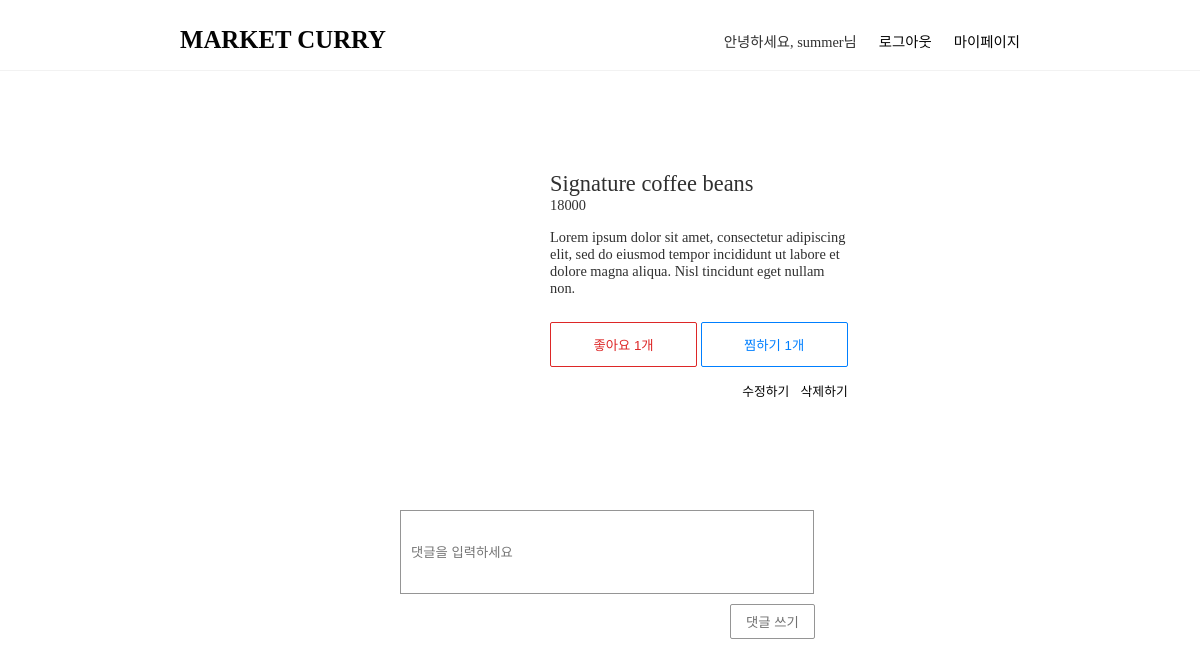
The page /detail/9 (signed in) on the database its author committed.
### app/models.py (models this page shows, shortened)
class Post(models.Model):
    title = models.CharField(max_length=200)
    img_url = models.TextField(null=True, blank=True)
    price = models.IntegerField(null=True, blank=True)
    content = models.TextField(null=True, blank=True)
    author = models.ForeignKey(User, on_delete=models.CASCADE, related_name='posts')

### app/views.py (the view, shortened to what this page needs)
# urls.py: path('detail/<int:post_pk>', views.detail, name="detail"),
@login_required(login_url='/registration/login')
def detail(request, post_pk):
    post = Post.objects.get(pk=post_pk)
    existing_like = Like.objects.filter(
        post = post,
        user = request.user
    )
    existing_wish = Wish.objects.filter(
        post = post,
        user = request.user
    )
    is_like = True if (existing_like.count() > 0 ) else False
    is_wish = True if (existing_wish.count() > 0 ) else False
    return render(request, 'detail.html', {'post': post , 'is_like' : is_like , 'is_wish' : is_wish})

### app/templates/detail.html (shortened to what this page needs)
{% extends 'base.html' %}
{% block content %}
 <main>
   <div class="detail-top">
     <div class="detail-post-img" style="background-image : url('{{ post.img_url }}'); background-size:cover; background-position:center center"></div>
      <div class="detail-content-box">
        <div class="detail-post-title">{{ post.title }}</div>
        <div class="detail-post-price">{{ post.price }}</div>
        <div class="detail-post-content">{{ post.content }}</div>
        <div class="status-box">
              <button id="like-button" class="like-button {% if is_like == True %}red{% endif %}" onclick="like()" >좋아요 {{post.likes.count}}개 </button>
              <button id="wish-button" class="wish-button {% if is_wish == True %}blue{% endif %}" onclick="wish()">찜하기 {{post.wishes.count}}개 </button>
        </div>
      </div>
  </div>
{% if user.is_authenticated and post.author.pk == user.pk %}
  <div class="button-wrapper">
    <a href="{% url 'edit' post.pk %}" class="edit-button">수정하기</a>
    <a href="{% url 'delete' post.pk %}" class="delete-button">삭제하기</a>
  </div>
    {% endif %}
  <form class="comment-form"method="POST">
      <input class="comment-input" type="text" name="content" placeholder="댓글을 입력하세요" maxlength="80">
      <button class="new-comment-button"type="submit">댓글 쓰기</button>
 </form>
 </main>
{% endblock content %}

### app/templates/base.html (shortened to what this page needs)
{% load static %}
{% load socialaccount %}
<!DOCTYPE html>
<html lang="en">
<head>
  <link rel="stylesheet" type="text/css" href="{% static 'base.css' %}?v=0.1">
</head>
<body>
  <header class="nav-bar">
    <a class="home-logo" href="{% url 'home' %}">MARKET CURRY</a>
    <div class="nav-item-wrapper">
      {% if user.is_authenticated %}
        <div class="nav-item">안녕하세요, {{ user.username }}님</div>
        <a class="nav-item" href="{% url 'logout' %}">로그아웃</a>
        <a class="nav-item" href="{% url 'mypage' %}">마이페이지</a>
      {% else %}
        <a class="nav-item" href="{% url 'login' %}">로그인</a>
        <a class="nav-item" href="{% url 'signup' %}">회원가입</a>
    {% endif %}
    </div>
  </header>
  {% block content %}
  {% endblock content %}
</body>
</html>

### app/static/base.css (style rules this page uses)
body { margin : 0; background-color : white; color : #303030; position : relative; font-size : 90%; }
button { background-color : white; border : 1px solid; border-radius : 2px; cursor: pointer; outline:0; }
a { color : #040404; text-decoration : none; }
header { border-bottom : 0.5px solid #f2f2f2; padding : 0 15%; padding-top : 10px; display : flex; height : 60px; align-items : center; justify-content : space-between; }
.home-logo { font-size : 1.55rem; font-weight : 600; }
.nav-item-wrapper { display : flex; }
.nav-item-wrapper > .nav-item { margin-left : 22px; }
main { display : flex; flex-direction : column; align-items : center; }
.detail-top { background-color : white; display : flex; margin-top : 100px; }
.detail-post-img { width : 200px; height : 200px; }
.detail-content-box { padding : 0px 40px; width : 300px; }
.detail-post-title { font-size : 1.4rem; }
.detail-post-content { margin : 15px 0; }
.like-button, .wish-button { padding : 5px; width : 49%; height : 45px; margin-top : 10px; }
.red { color : #dd2727; }
.blue { color : #007fff; }
.button-wrapper { position : relative; top : 10px; left : 195px; font-size : 0.8rem; color : #505050; }
.edit-button { margin-right : 8px; }
.comment-form { width : 400px; margin-top : 70px; padding : 50px; }
.comment-input { width : 100%; height : 80px; padding-left : 10px; border : 0.5px solid #959595; }
.new-comment-button { height : 35px; width : 85px; border : 0.5px solid #959595; color : #707070; position : relative; left : 330px; top : 10px; margin-bottom : 20px; }

### rows shown on the page
Post: title "Signature coffee beans", price "18000", content "Lorem ipsum dolor sit amet, consectetur adipiscing elit, sed do eiusmod tempor incididunt ut labore et dolore magna aliqua. Nisl tincidunt eget nullam non.", likes.count "1", wishes.count "1"

### other values the page prints
{{ user.username }} "summer"
